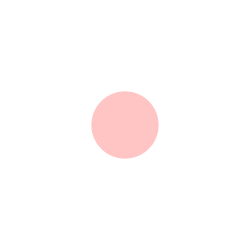
Frame 1 (no input)
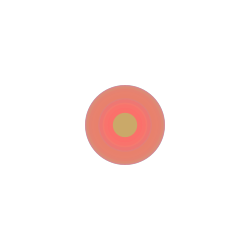
Frame 60 (the mouse pressed at the canvas centre just before this capture)
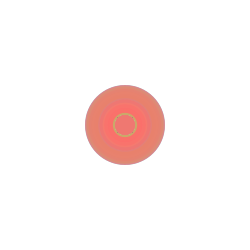
Frame 120 (the mouse held since frame 60 and released just before this capture)

The Processing sketch that drew these frames (run headless with seeded random() and noise(); from frame 60 on, the mouse is pressed at the canvas centre):

// Processing sketch: processing_62812
// ── processing_62812.pde

int counter;

void setup() {  //setup function called initially, only once
  size(250, 250);
  background(255);  //set background white
  colorMode(HSB);   //set colors to Hue, Saturation, Brightness mode
  counter = 0;
}

void draw() {  //draw function loops 
  counter++;
  noStroke();
  fill(random(500),150,305,100);
  
  if(mousePressed == true) { //add some interaction
    ellipse(mouseX, mouseY, 20, 20);
  }
  else {
    ellipse(width/2, height/2, 80*sin(counter), 80*sin(counter));
  }
}
